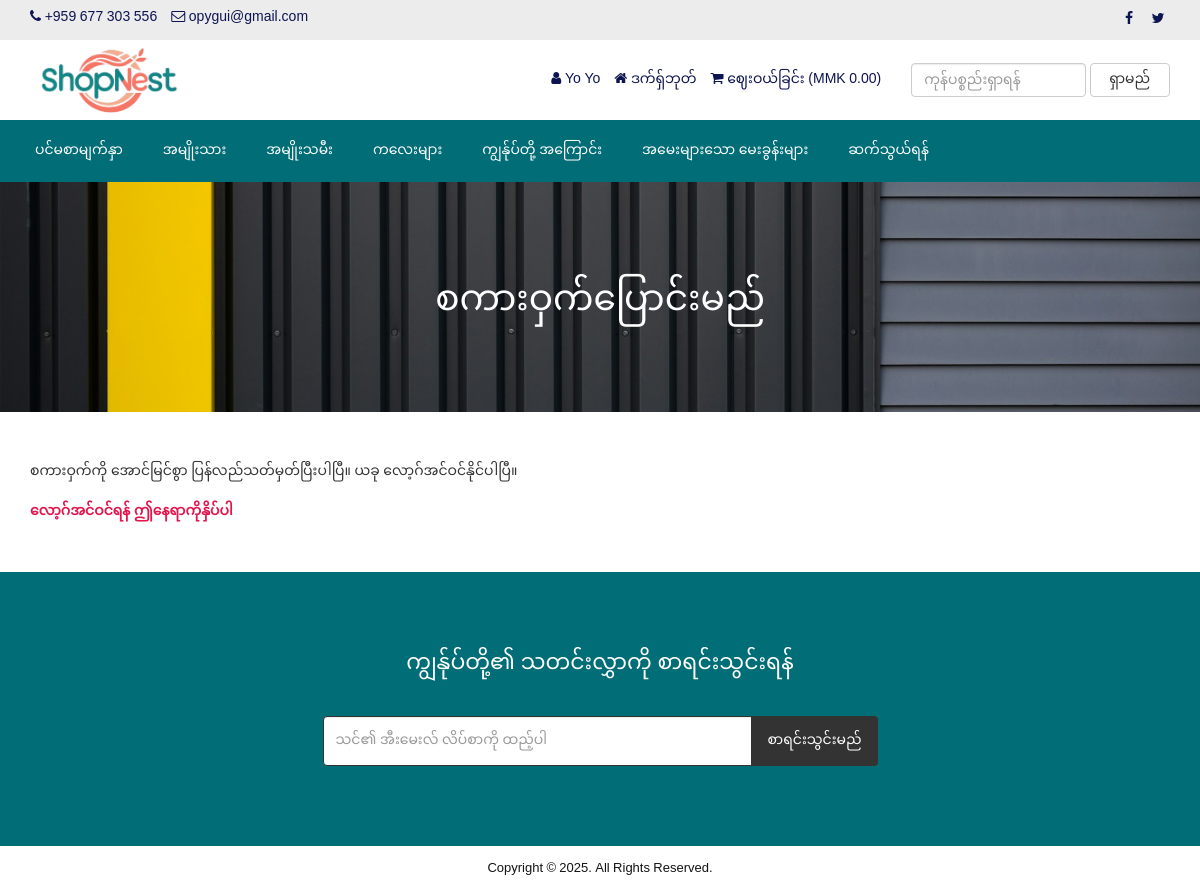
Page /reset-password-success.php (signed in) on the committed database.
### tables this page shows
CREATE TABLE `tbl_settings` (
  `id` int(11) NOT NULL,
  `logo` text NOT NULL,
  `favicon` text NOT NULL,
  `footer_about` text NOT NULL,
  `footer_copyright` text NOT NULL,
  `contact_address` text NOT NULL,
  `contact_email` text NOT NULL,
  `contact_phone` text NOT NULL,
  `contact_fax` text NOT NULL,
  `contact_map_iframe` text NOT NULL,
  `receive_email` text NOT NULL,
  `receive_email_subject` text NOT NULL,
  `receive_email_thank_you_message` text NOT NULL,
  `forget_password_message` text NOT NULL,
  `total_recent_post_footer` int(10) NOT NULL,
  `total_popular_post_footer` int(10) NOT NULL,
  `total_recent_post_sidebar` int(11) NOT NULL,
  `total_popular_post_sidebar` int(11) NOT NULL,
  `total_featured_product_home` int(11) NOT NULL,
  `total_latest_product_home` int(11) NOT NULL,
  `total_popular_product_home` int(11) NOT NULL,
  `meta_title_home` text NOT NULL,
  `meta_keyword_home` text NOT NULL,
  `meta_description_home` text NOT NULL,
  `banner_login` text NOT NULL,
  `banner_registration` text NOT NULL,
  `banner_forget_password` text NOT NULL,
  `banner_reset_password` text NOT NULL,
  `banner_search` text NOT NULL,
  `banner_cart` text NOT NULL,
  `banner_checkout` text NOT NULL,
  `banner_product_category` text NOT NULL,
  `banner_blog` text NOT NULL,
  `cta_title` text NOT NULL,
  `cta_content` text NOT NULL,
  `cta_read_more_text` text NOT NULL,
  `cta_read_more_url` text NOT NULL,
  `cta_photo` text NOT NULL,
  `featured_product_title` text NOT NULL,
  `featured_product_subtitle` text NOT NULL,
  `latest_product_title` text NOT NULL,
  `latest_product_subtitle` text NOT NULL,
  `popular_product_title` text NOT NULL,
  `popular_product_subtitle` text NOT NULL,
  `testimonial_title` text NOT NULL,
  `testimonial_subtitle` text NOT NULL,
  `testimonial_photo` text NOT NULL,
  `blog_title` text NOT NULL,
  `blog_subtitle` text NOT NULL,
  `newsletter_text` text NOT NULL,
  `paypal_email` text NOT NULL,
  `stripe_public_key` text NOT NULL,
  `stripe_secret_key` text NOT NULL,
  `bank_detail` text NOT NULL,
  `before_head` text NOT NULL,
  `after_body` text NOT NULL,
  `before_body` text NOT NULL,
  `home_service_on_off` int(11) NOT NULL,
  `home_welcome_on_off` int(11) NOT NULL,
  `home_featured_product_on_off` int(11) NOT NULL,
  `home_latest_product_on_off` int(11) NOT NULL,
  `home_popular_product_on_off` int(11) NOT NULL,
  `home_testimonial_on_off` int(11) NOT NULL,
  `home_blog_on_off` int(11) NOT NULL,
  `newsletter_on_off` int(11) NOT NULL,
  `ads_above_welcome_on_off` int(1) NOT NULL,
  `ads_above_featured_product_on_off` int(1) NOT NULL,
  `ads_above_latest_product_on_off` int(1) NOT NULL,
  `ads_above_popular_product_on_off` int(1) NOT NULL,
  `ads_above_testimonial_on_off` int(1) NOT NULL,
  `ads_category_sidebar_on_off` int(1) NOT NULL
);

CREATE TABLE `tbl_social` (
  `social_id` int(11) NOT NULL,
  `social_name` varchar(30) NOT NULL,
  `social_url` varchar(255) NOT NULL,
  `social_icon` varchar(30) NOT NULL
);

CREATE TABLE `tbl_top_category` (
  `tcat_id` int(11) NOT NULL,
  `tcat_name` varchar(255) NOT NULL,
  `show_on_menu` int(1) NOT NULL
);

CREATE TABLE `tbl_page` (
  `id` int(11) NOT NULL,
  `about_title` varchar(255) NOT NULL,
  `about_content` text NOT NULL,
  `about_banner` varchar(255) NOT NULL,
  `about_meta_title` varchar(255) NOT NULL,
  `about_meta_keyword` text NOT NULL,
  `about_meta_description` text NOT NULL,
  `faq_title` varchar(255) NOT NULL,
  `faq_banner` varchar(255) NOT NULL,
  `faq_meta_title` varchar(255) NOT NULL,
  `faq_meta_keyword` text NOT NULL,
  `faq_meta_description` text NOT NULL,
  `blog_title` varchar(255) NOT NULL,
  `blog_banner` varchar(255) NOT NULL,
  `blog_meta_title` varchar(255) NOT NULL,
  `blog_meta_keyword` text NOT NULL,
  `blog_meta_description` text NOT NULL,
  `contact_title` varchar(255) NOT NULL,
  `contact_banner` varchar(255) NOT NULL,
  `contact_meta_title` varchar(255) NOT NULL,
  `contact_meta_keyword` text NOT NULL,
  `contact_meta_description` text NOT NULL,
  `pgallery_title` varchar(255) NOT NULL,
  `pgallery_banner` varchar(255) NOT NULL,
  `pgallery_meta_title` varchar(255) NOT NULL,
  `pgallery_meta_keyword` text NOT NULL,
  `pgallery_meta_description` text NOT NULL,
  `vgallery_title` varchar(255) NOT NULL,
  `vgallery_banner` varchar(255) NOT NULL,
  `vgallery_meta_title` varchar(255) NOT NULL,
  `vgallery_meta_keyword` text NOT NULL,
  `vgallery_meta_description` text NOT NULL
);

### reset-password-success.php (the view)
<?php require_once('header.php'); ?>
<?php
$statement = $pdo->prepare("SELECT * FROM tbl_settings WHERE id=1");
$statement->execute();
$result = $statement->fetchAll(PDO::FETCH_ASSOC);
foreach ($result as $row) {
    $banner_forget_password = $row['banner_forget_password'];
}
?>
<div class="page-banner" style="background-color:#444;background-image: url(assets/uploads/<?php echo $banner_forget_password; ?>);">
    <div class="inner">
        <h1><?php echo LANG_VALUE_149; ?></h1>
    </div>
</div>
<div class="page">
    <div class="container">
        <div class="row">
            <div class="col-md-12">
                <div class="user-content">
                    <?php echo LANG_VALUE_146; ?><br><br>
                    <a href="<?php echo BASE_URL; ?>login.php" style="color:#e4144d;font-weight:bold;"><?php echo LANG_VALUE_11; ?></a>
                </div>
            </div>
        </div>
    </div>
</div>
<?php require_once('footer.php'); ?>

### header.php (shortened to what this page needs)
<?php
include("admin/inc/config.php");
$statement = $pdo->prepare("SELECT * FROM tbl_settings WHERE id=1");
$statement->execute();
$result = $statement->fetchAll(PDO::FETCH_ASSOC);
foreach ($result as $row)
{
	$logo = $row['logo'];
	$contact_email = $row['contact_email'];
	$contact_phone = $row['contact_phone'];
}
?>
<!DOCTYPE html>
<html lang="en">
<head>
	<link rel="stylesheet" href="assets/css/bootstrap.min.css">
	<link rel="stylesheet" href="assets/css/font-awesome.min.css">
	<link rel="stylesheet" href="assets/css/owl.carousel.min.css">
	<link rel="stylesheet" href="assets/css/owl.theme.default.min.css">
	<link rel="stylesheet" href="assets/css/jquery.bxslider.min.css">
    <link rel="stylesheet" href="assets/css/magnific-popup.css">
    <link rel="stylesheet" href="assets/css/rating.css">
	<link rel="stylesheet" href="assets/css/spacing.css">
	<link rel="stylesheet" href="assets/css/bootstrap-touch-slider.css">
	<link rel="stylesheet" href="assets/css/animate.min.css">
	<link rel="stylesheet" href="assets/css/tree-menu.css">
	<link rel="stylesheet" href="assets/css/select2.min.css">
	<link rel="stylesheet" href="assets/css/main.css">
	<link rel="stylesheet" href="assets/css/responsive.css">
	<?php
	$statement = $pdo->prepare("SELECT * FROM tbl_page WHERE id=1");
	$statement->execute();
	$result = $statement->fetchAll(PDO::FETCH_ASSOC);
		?>
</head>
<body>
<div class="top">
	<div class="container">
		<div class="row">
			<div class="col-md-6 col-sm-6 col-xs-12">
				<div class="left">
					<ul>
						<li><i class="fa fa-phone"></i> <?php echo $contact_phone; ?></li>
						<li><i class="fa fa-envelope-o"></i> <?php echo $contact_email; ?></li>
					</ul>
				</div>
			</div>
			<div class="col-md-6 col-sm-6 col-xs-12">
				<div class="right">
					<ul>
						<?php
						$statement = $pdo->prepare("SELECT * FROM tbl_social");
						$statement->execute();
						$result = $statement->fetchAll(PDO::FETCH_ASSOC);
						foreach ($result as $row) {
							?>
							<?php if($row['social_url'] != ''): ?>
							<li><a href="<?php echo $row['social_url']; ?>"><i class="<?php echo $row['social_icon']; ?>"></i></a></li>
							<?php endif; ?>
							<?php
						}
						?>
					</ul>
				</div>
			</div>
		</div>
	</div>
</div>
<div class="header">
	<div class="container">
		<div class="row inner">
			<div class="col-md-4 logo">
				<a href="index.php"><img src="assets/uploads/<?php echo $logo; ?>" alt="logo image"></a>
			</div>
			<div class="col-md-5 right">
				<ul>
					<?php
					if(isset($_SESSION['customer'])) {
						?>
						<li><i class="fa fa-user"></i> <?php echo LANG_VALUE_13; ?> <?php echo $_SESSION['customer']['cust_name']; ?></li>
						<li><a href="dashboard.php"><i class="fa fa-home"></i> <?php echo LANG_VALUE_89; ?></a></li>
						<?php
					} else {
						?>
						<li><a href="login.php"><i class="fa fa-sign-in"></i> <?php echo LANG_VALUE_9; ?></a></li>
						<li><a href="registration.php"><i class="fa fa-user-plus"></i> <?php echo LANG_VALUE_15; ?></a></li>
						<?php
					}
					?>
					<li><a href="cart.php"><i class="fa fa-shopping-cart"></i> <?php echo LANG_VALUE_19; ?> (<?php echo LANG_VALUE_1; ?><?php
					if(isset($_SESSION['cart_p_id'])) {
						$table_total_price = 0;
						$i=0;
	                    foreach($_SESSION['cart_p_qty'] as $key => $value)
	                    {
	                        $i++;
	                        $arr_cart_p_qty[$i] = $value;
	                    }                    $i=0;
	                    foreach($_SESSION['cart_p_current_price'] as $key => $value)
	                    {
	                        $i++;
	                        $arr_cart_p_current_price[$i] = $value;
	                    }
	                    for($i=1;$i<=count($arr_cart_p_qty);$i++) {
	                    	$row_total_price = $arr_cart_p_current_price[$i]*$arr_cart_p_qty[$i];
	                        $table_total_price = $table_total_price + $row_total_price;
	                    }
						echo $table_total_price;
					} else {
						echo '0.00';
					}
					?>)</a></li>
				</ul>
			</div>
			<div class="col-md-3 search-area">
				<form class="navbar-form navbar-left" role="search" action="search-result.php" method="get">
					<div class="form-group">
						<input type="text" class="form-control search-top" placeholder="<?php echo LANG_VALUE_2; ?>" name="search_text">
					</div>
					<button type="submit" class="btn btn-default"><?php echo LANG_VALUE_3; ?></button>
				</form>
			</div>
		</div>
	</div>
</div>
<div class="nav">
	<div class="container">
		<div class="row">
			<div class="col-md-12 pl_0 pr_0">
				<div class="menu-container">
					<div class="menu">
						<ul>
							<li><a href="index.php">ပင်မစာမျက်နှာ</a></li>
							<?php
							$statement = $pdo->prepare("SELECT * FROM tbl_top_category WHERE show_on_menu=1");
							$statement->execute();
							$result = $statement->fetchAll(PDO::FETCH_ASSOC);
							foreach ($result as $row) {
								?>
								<li><a href="product-category.php?id=<?php echo $row['tcat_id']; ?>&type=top-category"><?php echo $row['tcat_name']; ?></a>
								</li>
								<?php
							}
							?>
							<?php
							$statement = $pdo->prepare("SELECT * FROM tbl_page WHERE id=1");
							$statement->execute();
							$result = $statement->fetchAll(PDO::FETCH_ASSOC);
							foreach ($result as $row) {
								$about_title = $row['about_title'];
								$faq_title = $row['faq_title'];
								$contact_title = $row['contact_title'];
							}
							?>
							<li><a href="about.php"><?php echo $about_title; ?></a></li>
							<li><a href="faq.php"><?php echo $faq_title; ?></a></li>
							<li><a href="contact.php"><?php echo $contact_title; ?></a></li>
						</ul>
					</div>
				</div>
			</div>
		</div>
	</div>
</div>

### footer.php (shortened to what this page needs)
<?php
$statement = $pdo->prepare("SELECT * FROM tbl_settings WHERE id=1");
$statement->execute();
$result = $statement->fetchAll(PDO::FETCH_ASSOC);
foreach ($result as $row)
{
	$footer_copyright = $row['footer_copyright'];
    $newsletter_on_off = $row['newsletter_on_off'];
}
?>
<?php if($newsletter_on_off == 1): ?>
<section class="home-newsletter">
	<div class="container">
		<div class="row">
			<div class="col-md-6 col-md-offset-3">
				<div class="single">
				<form action="" method="post">
					<h2><?php echo LANG_VALUE_93; ?></h2>
					<div class="input-group">
			        	<input type="email" class="form-control" placeholder="<?php echo LANG_VALUE_95; ?>" name="email_subscribe">
			         	<span class="input-group-btn">
			         	<button class="btn btn-theme" type="submit" name="form_subscribe"><?php echo LANG_VALUE_92; ?></button>
			         	</span>
			        </div>
				</div>
			</div>
		</div>
	</div>
</section>
<?php endif; ?>
<div class="footer-bottom">
	<div class="container">
		<div class="row">
			<div class="col-md-12 copyright">
				<?php echo $footer_copyright; ?>
			</div>
		</div>
	</div>
</div>
</body>
</html>

### assets/css/main.css (style rules this page uses)
* { margin: 0; padding: 0; }
body { font-family: 'Myanmar', sans-serif; font-size: 14px; }
h1, h2, h3, h4, h5, h6 { font-family: 'Myanmar', sans-serif; }
a { text-decoration: none; }
.top { width: 100%; height: 40px; background: #ececec; }
.top .left { float: left; }
.top .left ul { padding-top: 8px; }
.top .left ul li { list-style-type: none; float: left; margin-right: 14px; color: #0d1452; }
.top .left ul li i { color: #0d1452; }
.top .right { float: right; }
.top .right ul { padding-top: 8px; }
.top .right ul li { list-style-type: none; float: left; margin-left: 5px; }
.top .right ul li a { color: #0d1452; width: 24px; height: 24px; line-height: 24px; text-align: center; border-radius: 50%; display: block; transition: all 0.4s ease; }
.header { width: 100%; height: auto; background: #fff; }
.header .inner { height: auto; display: table; }
.header .logo { float: none; display: table-cell; vertical-align: middle; }
.header .logo img { max-width: 100%; height: 80px; }
.header .navbar-form .form-control { width: 300px; }
.header .search-area { float: none; display: table-cell; vertical-align: middle; }
.header .search-area .form-group { width: calc(100% - 84px); }
.header .search-area button { width: 80px; }
.header .search-area form { width: 100%; }
.header .right { float: none; display: table-cell; vertical-align: middle; padding-right: 0; }
.header .right ul { float: right; margin-bottom: 0; }
.header .right ul li { list-style-type: none; float: left; margin-left: 14px; color: #0d1452; }
.header .right ul li a { color: #0d1452; }
.header .navbar-form .search-top { width: 100%; }
.nav { background: #006d77; }
.menu-container { width: 100%; margin: 0 auto; background: #006d77; }
.menu-dropdown-icon:before { content: "\f067"; font-family: "FontAwesome"; display: none; cursor: pointer; float: right; padding: 1.5em 2em; background: #fff; color: #333; }
.menu > ul { margin: 0 auto; width: 100%; list-style: none; padding: 0; position: relative; box-sizing: border-box; }
.menu > ul:before, .menu > ul:after { content: ""; display: table; }
.menu > ul:after { clear: both; }
.menu > ul > li { float: left; padding: 0; margin: 0; }
.menu > ul > li a { text-decoration: none; padding: 1.5em 20px; display: block; color: #fff; }
.footer-bottom { width: 100%; height: auto; background: #fff; padding: 14px 0; }
.footer-bottom .copyright { font-size: 13px; color: #141314; text-align: center; }
.page-banner { width: 100%; height: auto; background-repeat: no-repeat; background-position: center center; -webkit-background-size: cover; background-size: cover; position: relative; padding-top: 80px; padding-bottom: 80px; overflow: hidden; }
.page-banner h1 { color: #fff; text-align: center; z-index: 999; position: relative; }
.page { width: 100%; height: auto; padding-top: 50px; padding-bottom: 50px; }
.home-newsletter { padding: 80px 0; background: #006d77; }
.home-newsletter .single { max-width: 650px; margin: 0 auto; text-align: center; position: relative; z-index: 2; }
.home-newsletter .single h2 { font-size: 22px; color: white; text-transform: uppercase; margin-bottom: 40px; margin-top: 0; }
.home-newsletter .single .form-control { height: 50px; border-color: #333; outline: none; }
.home-newsletter .single .btn { min-height: 50px; background: #333; color: #fff; padding-left: 15px; padding-right: 15px; }

### assets/css/responsive.css (style rules this page uses)
@media only screen and (min-width: 992px) { .header .inner { width: 100%; } }
@media only screen and (min-width: 992px) { .header .search-area { padding-right: 0; } }
@media only screen and (min-width: 992px) { .header .search-area form { padding-right: 0; } }
@media only screen and (min-width: 992px) { .header .container { padding-right: 0; } }

### rows in the picture
tbl_settings: contact_phone "+959 677 303 556", contact_email "opygui@gmail.com", logo (picture), banner_forget_password (picture), footer_copyright "Copyright © 2025. All Rights Reserved."
tbl_top_category: tcat_name "အမျိုးသား"
tbl_top_category: tcat_name "အမျိုးသမီး"
tbl_top_category: tcat_name "ကလေးများ"
tbl_page: about_title "ကျွန်ုပ်တို့ အကြောင်း", faq_title "အမေးများသော မေးခွန်းများ", contact_title "ဆက်သွယ်ရန်"

### other values in the picture
$_SESSION['customer']['cust_name'] "Yo Yo"
LANG_VALUE_89 "ဒက်ရှ်ဘုတ်"
LANG_VALUE_19 "ဈေးဝယ်ခြင်း"
LANG_VALUE_1 "MMK"
LANG_VALUE_3 "ရှာမည်"
LANG_VALUE_149 "စကားဝှက်ပြောင်းမည်"
LANG_VALUE_146 "စကားဝှက်ကို အောင်မြင်စွာ ပြန်လည်သတ်မှတ်ပြီးပါပြီ။ ယခု လော့ဂ်အင်ဝင်နိုင်ပါပြီ။"
LANG_VALUE_11 "လော့ဂ်အင်ဝင်ရန် ဤနေရာကိုနှိပ်ပါ"
LANG_VALUE_93 "ကျွန်ုပ်တို့၏ သတင်းလွှာကို စာရင်းသွင်းရန်"
LANG_VALUE_92 "စာရင်းသွင်းမည်"
